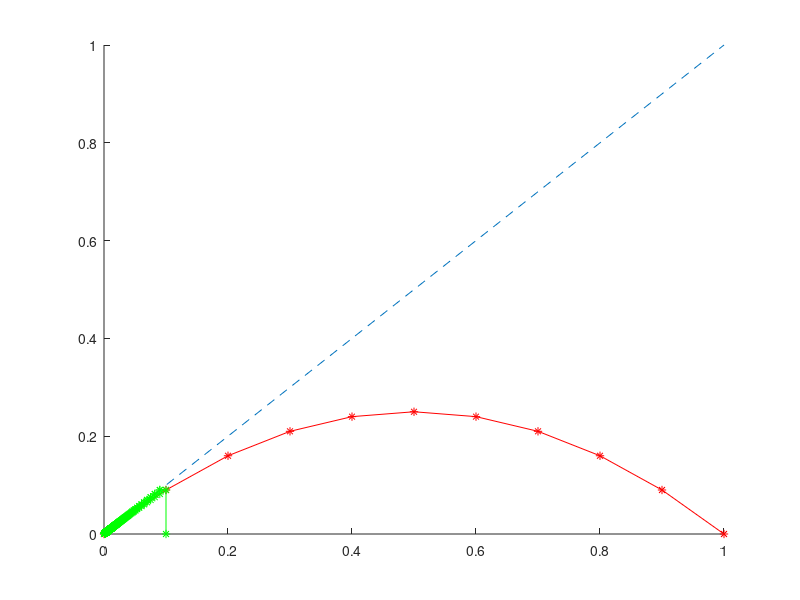

Source code (MATLAB):
hold on

Xk = 0: 0.1: 1;
plot(Xk, Xk, '--');

r = 1;
Yk = r*Xk.*(1-Xk);    
plot(Xk, Yk, '-*r');

SetX = zeros(1,3);
SetY = zeros(1,3);
SetX(1,1) = 0.1;
SetY(1,1) = 0;
i = 0;
while (i < 1000)
 SetX(1,2) = SetX(1,1);
 SetY(1,2) = r*SetX(1,2).*(1-SetX(1,2)); 
 SetX(1,3) = SetY(1,2);
 SetY(1,3) = SetY(1,2);
 plot(SetX, SetY,'-*g');
 SetX(1,1) = SetY(1,3);
 SetY(1,1) = SetY(1,3);
 i = i + 1;
end

hold off
